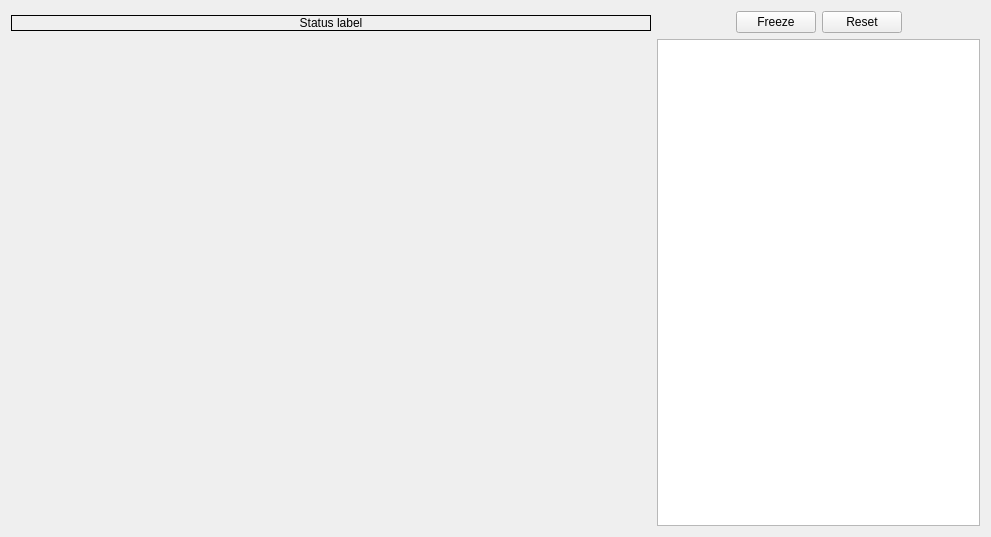
<?xml version="1.0" encoding="UTF-8"?>
<ui version="4.0">
 <class>USManualCalibrationWidget</class>
 <widget class="QWidget" name="USManualCalibrationWidget">
  <property name="geometry">
   <rect>
    <x>0</x>
    <y>0</y>
    <width>991</width>
    <height>537</height>
   </rect>
  </property>
  <property name="windowTitle">
   <string>Form</string>
  </property>
  <layout class="QHBoxLayout" name="horizontalLayout_3">
   <item>
    <layout class="QVBoxLayout" name="verticalLayout">
     <item>
      <widget class="QLabel" name="statusLabel">
       <property name="sizePolicy">
        <sizepolicy hsizetype="Preferred" vsizetype="Fixed">
         <horstretch>0</horstretch>
         <verstretch>0</verstretch>
        </sizepolicy>
       </property>
       <property name="frameShape">
        <enum>QFrame::Box</enum>
       </property>
       <property name="text">
        <string>Status label</string>
       </property>
       <property name="alignment">
        <set>Qt::AlignCenter</set>
       </property>
      </widget>
     </item>
     <item>
      <widget class="QVTKWidget" name="videoWidget" native="true">
       <property name="sizePolicy">
        <sizepolicy hsizetype="Fixed" vsizetype="Fixed">
         <horstretch>0</horstretch>
         <verstretch>0</verstretch>
        </sizepolicy>
       </property>
       <property name="minimumSize">
        <size>
         <width>640</width>
         <height>480</height>
        </size>
       </property>
      </widget>
     </item>
    </layout>
   </item>
   <item>
    <layout class="QVBoxLayout" name="verticalLayout_2">
     <item>
      <layout class="QHBoxLayout" name="horizontalLayout_2"/>
     </item>
     <item>
      <layout class="QHBoxLayout" name="horizontalLayout">
       <item>
        <spacer name="horizontalSpacer_2">
         <property name="orientation">
          <enum>Qt::Horizontal</enum>
         </property>
         <property name="sizeHint" stdset="0">
          <size>
           <width>40</width>
           <height>20</height>
          </size>
         </property>
        </spacer>
       </item>
       <item>
        <widget class="QPushButton" name="freezeVideoButton">
         <property name="text">
          <string>Freeze</string>
         </property>
         <property name="checkable">
          <bool>true</bool>
         </property>
        </widget>
       </item>
       <item>
        <widget class="QPushButton" name="resetButton">
         <property name="text">
          <string>Reset</string>
         </property>
        </widget>
       </item>
       <item>
        <spacer name="horizontalSpacer">
         <property name="orientation">
          <enum>Qt::Horizontal</enum>
         </property>
         <property name="sizeHint" stdset="0">
          <size>
           <width>40</width>
           <height>20</height>
          </size>
         </property>
        </spacer>
       </item>
      </layout>
     </item>
     <item>
      <widget class="QTextEdit" name="calibrationResultTextEdit"/>
     </item>
    </layout>
   </item>
  </layout>
 </widget>
 <customwidgets>
  <customwidget>
   <class>QVTKWidget</class>
   <extends>QWidget</extends>
   <header>QVTKWidget.h</header>
  </customwidget>
 </customwidgets>
 <resources/>
 <connections/>
</ui>
